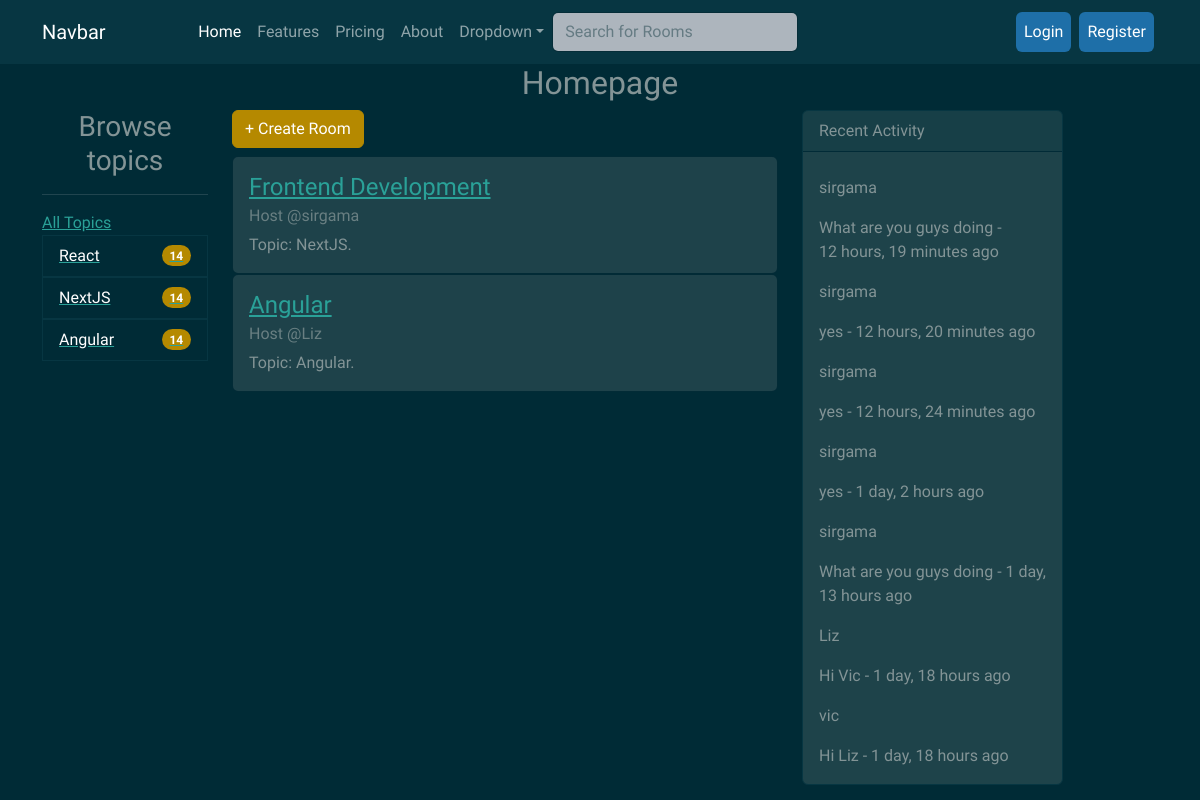
The page / on the database its author committed.
### mainapp/models.py (models this page shows, shortened)
class Topic(models.Model):
    name = models.CharField(max_length=200)

class Room(models.Model):
    host = models.ForeignKey(User,on_delete=models.SET_NULL, null=True)
    topic = models.ForeignKey(Topic, on_delete=models.SET_NULL, null=True)
    name = models.CharField(max_length=100)
    description = models.TextField(null=True, blank=True)
    participants = models.ManyToManyField(User, related_name='participants', blank=True)
    updated = models.DateTimeField(auto_now=True)
    created = models.DateTimeField(auto_now_add=True)
    class Meta:
        ordering = ['-updated', '-created']

class Message(models.Model):
    user = models.ForeignKey(User, on_delete=models.CASCADE)
    room = models.ForeignKey(Room, on_delete=models.CASCADE)
    body = models.TextField()
    updated = models.DateTimeField(auto_now=True)
    created = models.DateTimeField(auto_now_add=True)
    class Meta:
        ordering = ['-updated', '-created']

### mainapp/views.py (the view)
# urls.py: 2. Add a URL to urlpatterns:  path('', views.home, name='home')
def home(request):
    q = request.GET.get('q') if request.GET.get('q')!= None else ''
    all_messages = Message.objects.all().order_by('-created')
    room = Room.objects.filter(Q(topic__name__icontains = q) | Q(name__icontains=q) | Q(description__icontains=q) | Q(host__username__icontains=q))
    topic = Topic.objects.all()
    context = {
        "rooms":room,
        "topics":topic,
        "texts":all_messages
    }
    return render(request, 'mainapp/home.html', context)

### mainapp/templates/mainapp/home.html (shortened to what this page needs)
{% extends 'mainapp/base.html' %}
{% load static %}
{% block content %}
{% include 'mainapp/navbar.html' %}
<h2 class="text-center">Homepage</h2>
<div class="container">
    <div class="row">
        <div class="col-md-2">
            <h3 class="text-center">Browse topics</h3>
            <hr>
            <a href="{% url 'home' %}">All Topics</a>
            <ul class="list-group">
                {% for topic in topics %}
                   <a href="{% url 'home' %}?q={{topic.name}}"> <li class="list-group-item d-flex justify-content-between align-items-center">
                    {{topic.name}}
                    <span class="badge bg-primary rounded-pill">14</span>
                    </li></a>
                {% endfor %}
            </ul>
        </div>
        <div class="col-md-6">
           <a href="{% url 'newroom' %}"><h6 class="btn btn-primary">+ Create Room</h6></a>
            {% for room in rooms %}
            <div class="card">
                <div class="card-body">
                  <h4 class="card-title"><a href="{% url 'room' room.id %}">{{room.name}}</a></h4>
                  <h6 class="card-subtitle mb-2 text-muted">Host @{{room.host.username}}</h6>
                  <p class="card-text">Topic: {{room.topic.name}}.</p>
                </div>
              </div>
              {% endfor %}
        </div>
        <div class="col-md-3">
            {% include 'mainapp/activityfeed.html' %}
        </div>
    </div>
</div>
{% endblock %}

### mainapp/templates/mainapp/activityfeed.html (shortened to what this page needs)
{% load static %}
<div class="card border-dark mb-3" style="max-width: 20rem;">
    <div class="card-header">Recent Activity</div>
    <div class="card-body">
      {% for mess in texts %}
      <p class="card-text">{{mess.user.username}}</p>
      <p class="card-text">{{mess.body}} - {{mess.created | timesince}} ago</p>
      {% endfor %}
    </div>
  </div>

### rows shown on the page
Topic: name "React"
Topic: name "NextJS"
Topic: name "Angular"
Room: name "Frontend Development", host.username "sirgama", topic.name "NextJS"
Room: name "Angular", host.username "Liz", topic.name "Angular"
Message: user.username "sirgama", body "What are you guys doing", created "12 hours, 19 minutes"
Message: user.username "sirgama", body "yes", created "12 hours, 20 minutes"
Message: user.username "sirgama", body "yes", created "12 hours, 24 minutes"
Message: user.username "sirgama", body "yes", created "1 day, 2 hours"
Message: user.username "sirgama", body "What are you guys doing", created "1 day, 13 hours"
Message: user.username "Liz", body "Hi Vic", created "1 day, 18 hours"
Message: user.username "vic", body "Hi Liz", created "1 day, 18 hours"
